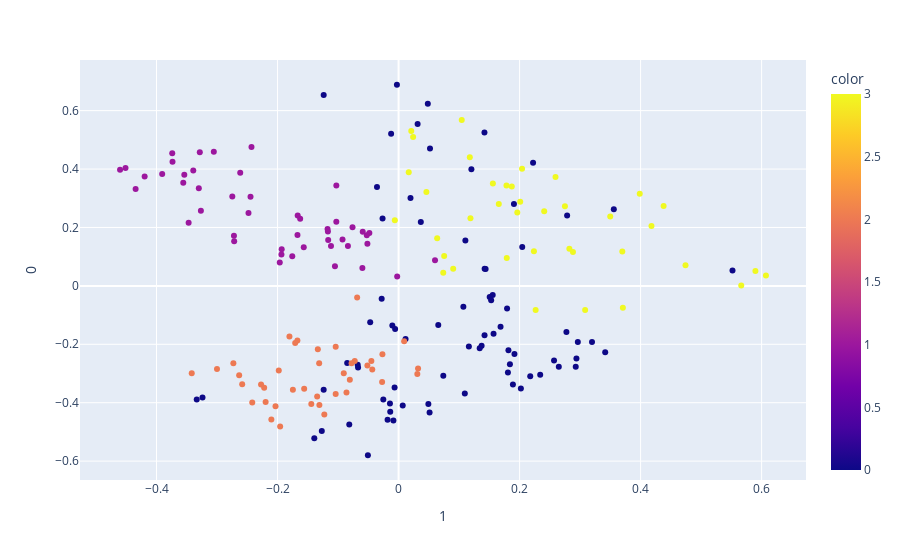

The cell this chart's notebook holds for it:
### Code cell
#2D PCA Scatter Plot

pca = PCA(n_components=2)

X = df2_scal[["age", "annual_income", "spending_score"]]

pca = PCA(n_components=2)
components = pca.fit_transform(X)

fig = px.scatter(components, x=1, y=0, color=df2_scal['clusterlabels'])
fig.show()

### Figure 1 — Plotly figure (JSON) as saved in the notebook; plotly's stock layout.template omitted (floating-point values rounded to 4 significant figures; data arrays with more than 128 entries replaced by an {"elided": "..."} marker saying what was removed)
{"data": [{"hovertemplate": "1=%{x}<br>0=%{y}<br>color=%{marker.color}<extra></extra>", "legendgroup": "", "marker": {"color": {"elided": "200 int values"}, "coloraxis": "coloraxis", "symbol": "circle"}, "mode": "markers", "name": "", "orientation": "v", "showlegend": false, "type": "scatter", "x": {"elided": "200 float values"}, "xaxis": "x", "y": {"elided": "200 float values"}, "yaxis": "y"}], "layout": {"coloraxis": {"colorbar": {"title": {"text": "color"}}, "colorscale": [[0, "#0d0887"], [0.1111, "#46039f"], [0.2222, "#7201a8"], [0.3333, "#9c179e"], [0.4444, "#bd3786"], [0.5556, "#d8576b"], [0.6667, "#ed7953"], [0.7778, "#fb9f3a"], [0.8889, "#fdca26"], [1, "#f0f921"]]}, "legend": {"tracegroupgap": 0}, "margin": {"t": 60}, "xaxis": {"anchor": "y", "domain": [0, 1], "title": {"text": "1"}}, "yaxis": {"anchor": "x", "domain": [0, 1], "title": {"text": "0"}}}}
